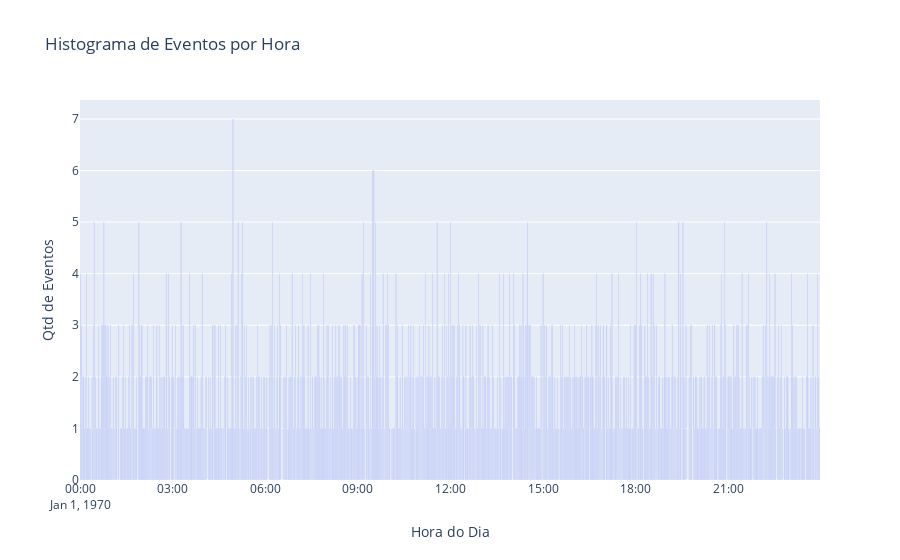

Here is the notebook cell this chart was saved with:
### Code cell
from pyspark.sql import SparkSession
from pyspark.sql.functions import count
import plotly.express as px

# ========================
# 🔌 Conexão com o banco
# ========================

spark = SparkSession.builder \
    .appName("PGconection") \
    .config("spark.jars", "drivers/postgresql-42.7.3.jar") \
    .getOrCreate()

url = "jdbc:postgresql://localhost:5432/aurora"
tabela = "sensores"

propriedades = {
    "user": "admin",
    "password": "admin",
    "driver": "org.postgresql.Driver"
}

# Obtendo sensores por cidade

sensors_df = spark.read.jdbc(url=url, table="sensores", properties=propriedades)

print("Sensores por cidade")
sensors_df.groupBy("cidade").agg(count("*").alias("total")).show()

# obtendo eventos de jam por cidade

events_df = spark.read.jdbc(url=url, table="eventos", properties=propriedades)

print("Eventos de jam_signal por cidade")
(
    events_df.where(events_df["tipo"] == "jam_signal")
    .groupBy("cidade")
    .agg(count("*").alias("total"))
    .orderBy("total", ascending=False)
    .show()
)

# Eventos por hora

eventos_por_hora = events_df.groupBy("hora").agg(count("*").alias("total"))

eventos_por_hora_pd = eventos_por_hora.orderBy("hora").toPandas()

fig = px.bar(
    eventos_por_hora_pd,
    x="hora",
    y="total",
    labels={"hora": "Hora do Dia", "total": "Qtd de Eventos"},
    title="Histograma de Eventos por Hora"
)

fig.show()

spark.stop()

### Figure 1 — Plotly figure (JSON) as saved in the notebook; plotly's stock layout.template omitted (floating-point values rounded to 4 significant figures; data arrays with more than 128 entries replaced by an {"elided": "..."} marker saying what was removed)
{"data": [{"hovertemplate": "Hora do Dia=%{x}<br>Qtd de Eventos=%{y}<extra></extra>", "legendgroup": "", "marker": {"color": "#636efa", "pattern": {"shape": ""}}, "name": "", "orientation": "v", "showlegend": false, "textposition": "auto", "x": {"elided": "1097 str values"}, "xaxis": "x", "y": {"elided": "1097 int values"}, "yaxis": "y", "type": "bar"}], "layout": {"xaxis": {"anchor": "y", "domain": [0.0, 1.0], "title": {"text": "Hora do Dia"}}, "yaxis": {"anchor": "x", "domain": [0.0, 1.0], "title": {"text": "Qtd de Eventos"}}, "legend": {"tracegroupgap": 0}, "title": {"text": "Histograma de Eventos por Hora"}, "barmode": "relative"}}
